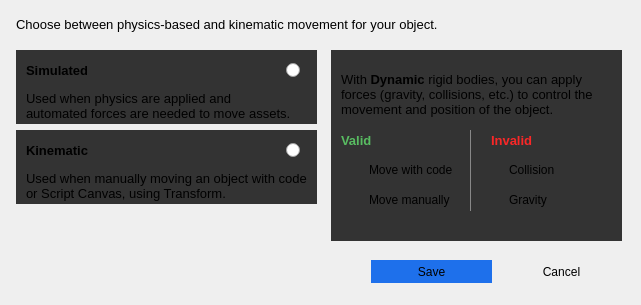
<?xml version="1.0" encoding="UTF-8"?>
<ui version="4.0">
 <class>KinematicDescriptionDialog</class>
 <widget class="QDialog" name="KinematicDescriptionDialog">
  <property name="geometry">
   <rect>
    <x>0</x>
    <y>0</y>
    <width>641</width>
    <height>305</height>
   </rect>
  </property>
  <property name="sizePolicy">
   <sizepolicy hsizetype="Minimum" vsizetype="Minimum">
    <horstretch>0</horstretch>
    <verstretch>0</verstretch>
   </sizepolicy>
  </property>
  <property name="minimumSize">
   <size>
    <width>641</width>
    <height>305</height>
   </size>
  </property>
  <property name="maximumSize">
   <size>
    <width>641</width>
    <height>305</height>
   </size>
  </property>
  <property name="focusPolicy">
   <enum>Qt::StrongFocus</enum>
  </property>
  <property name="windowTitle">
   <string>Set Rigid Body Force</string>
  </property>
  <property name="class" stdset="0">
   <string>AssetImporterDialog</string>
  </property>
  <layout class="QVBoxLayout" name="verticalLayout">
   <property name="spacing">
    <number>0</number>
   </property>
   <property name="sizeConstraint">
    <enum>QLayout::SetDefaultConstraint</enum>
   </property>
   <property name="leftMargin">
    <number>16</number>
   </property>
   <property name="topMargin">
    <number>10</number>
   </property>
   <property name="rightMargin">
    <number>16</number>
   </property>
   <property name="bottomMargin">
    <number>0</number>
   </property>
   <item>
    <layout class="QVBoxLayout" name="verticalLayout_2">
     <item>
      <widget class="QLabel" name="label">
       <property name="maximumSize">
        <size>
         <width>16777215</width>
         <height>30</height>
        </size>
       </property>
       <property name="text">
        <string>&lt;html&gt;&lt;head/&gt;&lt;body&gt;&lt;p&gt;&lt;span style=&quot; font-size:10pt;&quot;&gt;Choose between physics-based and kinematic movement for your object.&lt;/span&gt;&lt;/p&gt;&lt;/body&gt;&lt;/html&gt;</string>
       </property>
      </widget>
     </item>
     <item>
      <layout class="QHBoxLayout" name="horizontalLayout">
       <item>
        <widget class="QGroupBox" name="groupBox">
         <property name="styleSheet">
          <string notr="true">border: none</string>
         </property>
         <property name="title">
          <string/>
         </property>
         <widget class="QGroupBox" name="simulatedBox">
          <property name="geometry">
           <rect>
            <x>0</x>
            <y>10</y>
            <width>301</width>
            <height>74</height>
           </rect>
          </property>
          <property name="maximumSize">
           <size>
            <width>16777215</width>
            <height>74</height>
           </size>
          </property>
          <property name="styleSheet">
           <string notr="true">background-color: rgb(51, 51, 51);</string>
          </property>
          <property name="title">
           <string/>
          </property>
          <widget class="QLabel" name="label_2">
           <property name="geometry">
            <rect>
             <x>10</x>
             <y>10</y>
             <width>61</width>
             <height>21</height>
            </rect>
           </property>
           <property name="styleSheet">
            <string notr="true">border: none;</string>
           </property>
           <property name="text">
            <string>&lt;html&gt;&lt;head/&gt;&lt;body&gt;&lt;p&gt;&lt;span style=&quot; font-size:10pt; font-weight:600;&quot;&gt;Simulated&lt;/span&gt;&lt;/p&gt;&lt;/body&gt;&lt;/html&gt;</string>
           </property>
          </widget>
          <widget class="QLabel" name="label_3">
           <property name="geometry">
            <rect>
             <x>10</x>
             <y>20</y>
             <width>281</width>
             <height>51</height>
            </rect>
           </property>
           <property name="styleSheet">
            <string notr="true">border: none;</string>
           </property>
           <property name="text">
            <string>&lt;html&gt;&lt;head/&gt;&lt;body&gt;&lt;p&gt;&lt;span style=&quot; font-size:10pt;&quot;&gt;Used when physics are applied and&lt;br/&gt; automated forces are needed to move assets.&lt;/span&gt;&lt;/p&gt;&lt;/body&gt;&lt;/html&gt;</string>
           </property>
           <property name="alignment">
            <set>Qt::AlignBottom|Qt::AlignLeading|Qt::AlignLeft</set>
           </property>
           <property name="wordWrap">
            <bool>true</bool>
           </property>
          </widget>
          <zorder>label_3</zorder>
          <zorder>label_2</zorder>
         </widget>
         <widget class="QGroupBox" name="kinematicBox">
          <property name="geometry">
           <rect>
            <x>0</x>
            <y>90</y>
            <width>301</width>
            <height>74</height>
           </rect>
          </property>
          <property name="maximumSize">
           <size>
            <width>16777215</width>
            <height>74</height>
           </size>
          </property>
          <property name="styleSheet">
           <string notr="true">background-color: rgb(51, 51, 51);
</string>
          </property>
          <property name="title">
           <string/>
          </property>
          <widget class="QLabel" name="label_4">
           <property name="geometry">
            <rect>
             <x>10</x>
             <y>10</y>
             <width>71</width>
             <height>21</height>
            </rect>
           </property>
           <property name="styleSheet">
            <string notr="true">border: none;</string>
           </property>
           <property name="text">
            <string>&lt;html&gt;&lt;head/&gt;&lt;body&gt;&lt;p&gt;&lt;span style=&quot; font-size:10pt; font-weight:600;&quot;&gt;Kinematic&lt;/span&gt;&lt;/p&gt;&lt;/body&gt;&lt;/html&gt;</string>
           </property>
          </widget>
          <widget class="QLabel" name="label_5">
           <property name="geometry">
            <rect>
             <x>10</x>
             <y>20</y>
             <width>281</width>
             <height>51</height>
            </rect>
           </property>
           <property name="styleSheet">
            <string notr="true">border: none;</string>
           </property>
           <property name="text">
            <string>&lt;html&gt;&lt;head/&gt;&lt;body&gt;&lt;p&gt;&lt;span style=&quot; font-size:10pt;&quot;&gt;Used when manually moving an object with code or Script Canvas, using Transform.&lt;/span&gt;&lt;/p&gt;&lt;/body&gt;&lt;/html&gt;</string>
           </property>
           <property name="alignment">
            <set>Qt::AlignBottom|Qt::AlignLeading|Qt::AlignLeft</set>
           </property>
           <property name="wordWrap">
            <bool>true</bool>
           </property>
          </widget>
          <zorder>label_5</zorder>
          <zorder>label_4</zorder>
         </widget>
         <widget class="QGroupBox" name="groupBox_5">
          <property name="geometry">
           <rect>
            <x>250</x>
            <y>20</y>
            <width>51</width>
            <height>151</height>
           </rect>
          </property>
          <property name="title">
           <string/>
          </property>
          <widget class="QRadioButton" name="simulatedRadioButton">
           <property name="geometry">
            <rect>
             <x>20</x>
             <y>0</y>
             <width>21</width>
             <height>21</height>
            </rect>
           </property>
           <property name="styleSheet">
            <string notr="true">border: none;</string>
           </property>
           <property name="text">
            <string/>
           </property>
          </widget>
          <widget class="QRadioButton" name="kinematicRadioButton">
           <property name="geometry">
            <rect>
             <x>20</x>
             <y>80</y>
             <width>21</width>
             <height>21</height>
            </rect>
           </property>
           <property name="styleSheet">
            <string notr="true">border: none;</string>
           </property>
           <property name="text">
            <string/>
           </property>
          </widget>
         </widget>
         <zorder>kinematicBox</zorder>
         <zorder>simulatedBox</zorder>
         <zorder>groupBox_5</zorder>
        </widget>
       </item>
       <item>
        <layout class="QVBoxLayout" name="verticalLayout_3">
         <item>
          <widget class="QGroupBox" name="groupBox_2">
           <property name="styleSheet">
            <string notr="true">border: none;</string>
           </property>
           <property name="title">
            <string/>
           </property>
           <widget class="QLabel" name="selectedDescriptionLabel">
            <property name="geometry">
             <rect>
              <x>20</x>
              <y>20</y>
              <width>271</width>
              <height>70</height>
             </rect>
            </property>
            <property name="text">
             <string>&lt;html&gt;&lt;head/&gt;&lt;body&gt;&lt;p&gt;&lt;span style=&quot; font-size:10pt;&quot;&gt;With&lt;/span&gt;&lt;span style=&quot; font-size:10pt; font-weight:600;&quot;&gt; Dynamic&lt;/span&gt;&lt;span style=&quot; font-size:10pt;&quot;&gt; rigid bodies, you can apply forces (gravity, collisions, etc.) to control the movement and position of the object.&lt;/span&gt;&lt;/p&gt;&lt;/body&gt;&lt;/html&gt;</string>
            </property>
            <property name="wordWrap">
             <bool>true</bool>
            </property>
           </widget>
           <widget class="QLabel" name="valid">
            <property name="geometry">
             <rect>
              <x>20</x>
              <y>90</y>
              <width>47</width>
              <height>21</height>
             </rect>
            </property>
            <property name="styleSheet">
             <string notr="true">color: #58BC61</string>
            </property>
            <property name="text">
             <string>&lt;html&gt;&lt;head/&gt;&lt;body&gt;&lt;p&gt;&lt;span style=&quot; font-size:10pt; font-weight:600;&quot;&gt;Valid&lt;/span&gt;&lt;/p&gt;&lt;/body&gt;&lt;/html&gt;</string>
            </property>
           </widget>
           <widget class="QLabel" name="label_8">
            <property name="geometry">
             <rect>
              <x>170</x>
              <y>90</y>
              <width>47</width>
              <height>21</height>
             </rect>
            </property>
            <property name="styleSheet">
             <string notr="true">color: #FA2727</string>
            </property>
            <property name="text">
             <string>&lt;html&gt;&lt;head/&gt;&lt;body&gt;&lt;p&gt;&lt;span style=&quot; font-size:10pt; font-weight:600;&quot;&gt;Invalid&lt;/span&gt;&lt;/p&gt;&lt;/body&gt;&lt;/html&gt;</string>
            </property>
           </widget>
           <widget class="QLabel" name="validLabel1">
            <property name="geometry">
             <rect>
              <x>40</x>
              <y>120</y>
              <width>111</width>
              <height>21</height>
             </rect>
            </property>
            <property name="styleSheet">
             <string notr="true">margin-left: 5px;</string>
            </property>
            <property name="text">
             <string>Move with code</string>
            </property>
            <property name="alignment">
             <set>Qt::AlignLeading|Qt::AlignLeft|Qt::AlignTop</set>
            </property>
            <property name="margin">
             <number>0</number>
            </property>
           </widget>
           <widget class="QLabel" name="validLabel2">
            <property name="geometry">
             <rect>
              <x>40</x>
              <y>150</y>
              <width>111</width>
              <height>21</height>
             </rect>
            </property>
            <property name="styleSheet">
             <string notr="true">margin-left: 5px;</string>
            </property>
            <property name="text">
             <string>Move manually</string>
            </property>
            <property name="alignment">
             <set>Qt::AlignLeading|Qt::AlignLeft|Qt::AlignTop</set>
            </property>
            <property name="margin">
             <number>0</number>
            </property>
           </widget>
           <widget class="QLabel" name="invalidLabel1">
            <property name="geometry">
             <rect>
              <x>180</x>
              <y>120</y>
              <width>101</width>
              <height>21</height>
             </rect>
            </property>
            <property name="styleSheet">
             <string notr="true">margin-left: 5px;</string>
            </property>
            <property name="text">
             <string>Collision</string>
            </property>
            <property name="alignment">
             <set>Qt::AlignLeading|Qt::AlignLeft|Qt::AlignTop</set>
            </property>
            <property name="margin">
             <number>0</number>
            </property>
           </widget>
           <widget class="QLabel" name="invalidLabel2">
            <property name="geometry">
             <rect>
              <x>180</x>
              <y>150</y>
              <width>101</width>
              <height>21</height>
             </rect>
            </property>
            <property name="styleSheet">
             <string notr="true">margin-left: 5px;</string>
            </property>
            <property name="text">
             <string>Gravity</string>
            </property>
            <property name="alignment">
             <set>Qt::AlignLeading|Qt::AlignLeft|Qt::AlignTop</set>
            </property>
            <property name="margin">
             <number>0</number>
            </property>
           </widget>
           <widget class="QFrame" name="frame">
            <property name="geometry">
             <rect>
              <x>10</x>
              <y>10</y>
              <width>291</width>
              <height>191</height>
             </rect>
            </property>
            <property name="styleSheet">
             <string notr="true">background-color: rgb(51, 51, 51);
</string>
            </property>
            <property name="frameShape">
             <enum>QFrame::StyledPanel</enum>
            </property>
            <property name="frameShadow">
             <enum>QFrame::Raised</enum>
            </property>
            <widget class="Line" name="line">
             <property name="geometry">
              <rect>
               <x>120</x>
               <y>80</y>
               <width>20</width>
               <height>81</height>
              </rect>
             </property>
             <property name="styleSheet">
              <string notr="true">color: rgb(136, 136, 136);
border-right: 1px solid  rgb(136, 136, 136); </string>
             </property>
             <property name="frameShadow">
              <enum>QFrame::Plain</enum>
             </property>
             <property name="orientation">
              <enum>Qt::Vertical</enum>
             </property>
            </widget>
            <widget class="QLabel" name="invalidIcon2">
             <property name="geometry">
              <rect>
               <x>150</x>
               <y>140</y>
               <width>31</width>
               <height>31</height>
              </rect>
             </property>
             <property name="text">
              <string/>
             </property>
             <property name="alignment">
              <set>Qt::AlignLeading|Qt::AlignLeft|Qt::AlignTop</set>
             </property>
            </widget>
            <widget class="QLabel" name="invalidIcon1">
             <property name="geometry">
              <rect>
               <x>150</x>
               <y>110</y>
               <width>31</width>
               <height>31</height>
              </rect>
             </property>
             <property name="text">
              <string/>
             </property>
             <property name="alignment">
              <set>Qt::AlignLeading|Qt::AlignLeft|Qt::AlignTop</set>
             </property>
            </widget>
            <widget class="QLabel" name="validIcon1">
             <property name="geometry">
              <rect>
               <x>10</x>
               <y>110</y>
               <width>31</width>
               <height>31</height>
              </rect>
             </property>
             <property name="text">
              <string/>
             </property>
             <property name="alignment">
              <set>Qt::AlignLeading|Qt::AlignLeft|Qt::AlignTop</set>
             </property>
            </widget>
            <widget class="QLabel" name="validIcon2">
             <property name="geometry">
              <rect>
               <x>10</x>
               <y>140</y>
               <width>31</width>
               <height>31</height>
              </rect>
             </property>
             <property name="text">
              <string/>
             </property>
             <property name="alignment">
              <set>Qt::AlignLeading|Qt::AlignLeft|Qt::AlignTop</set>
             </property>
            </widget>
           </widget>
           <widget class="QPushButton" name="saveButton">
            <property name="geometry">
             <rect>
              <x>50</x>
              <y>220</y>
              <width>121</width>
              <height>23</height>
             </rect>
            </property>
            <property name="styleSheet">
             <string notr="true">background-color: rgb(30, 112, 235);</string>
            </property>
            <property name="text">
             <string>Save</string>
            </property>
            <property name="autoDefault">
             <bool>true</bool>
            </property>
            <property name="default">
             <bool>true</bool>
            </property>
           </widget>
           <widget class="QPushButton" name="cancelButton">
            <property name="geometry">
             <rect>
              <x>180</x>
              <y>220</y>
              <width>121</width>
              <height>23</height>
             </rect>
            </property>
            <property name="text">
             <string>Cancel</string>
            </property>
            <property name="autoDefault">
             <bool>false</bool>
            </property>
           </widget>
           <zorder>frame</zorder>
           <zorder>selectedDescriptionLabel</zorder>
           <zorder>valid</zorder>
           <zorder>label_8</zorder>
           <zorder>validLabel1</zorder>
           <zorder>validLabel2</zorder>
           <zorder>invalidLabel1</zorder>
           <zorder>invalidLabel2</zorder>
           <zorder>saveButton</zorder>
           <zorder>cancelButton</zorder>
          </widget>
         </item>
        </layout>
       </item>
      </layout>
     </item>
    </layout>
   </item>
  </layout>
 </widget>
 <resources>
  <include location="../../../../Code/Framework/AzQtComponents/AzQtComponents/Components/resources.qrc"/>
  <include location="Source/PhysX.qrc"/>
 </resources>
 <connections>
  <connection>
   <sender>saveButton</sender>
   <signal>clicked()</signal>
   <receiver>KinematicDescriptionDialog</receiver>
   <slot>accept()</slot>
   <hints>
    <hint type="sourcelabel">
     <x>435</x>
     <y>286</y>
    </hint>
    <hint type="destinationlabel">
     <x>320</x>
     <y>153</y>
    </hint>
   </hints>
  </connection>
  <connection>
   <sender>cancelButton</sender>
   <signal>clicked()</signal>
   <receiver>KinematicDescriptionDialog</receiver>
   <slot>reject()</slot>
   <hints>
    <hint type="sourcelabel">
     <x>565</x>
     <y>286</y>
    </hint>
    <hint type="destinationlabel">
     <x>320</x>
     <y>153</y>
    </hint>
   </hints>
  </connection>
 </connections>
</ui>
